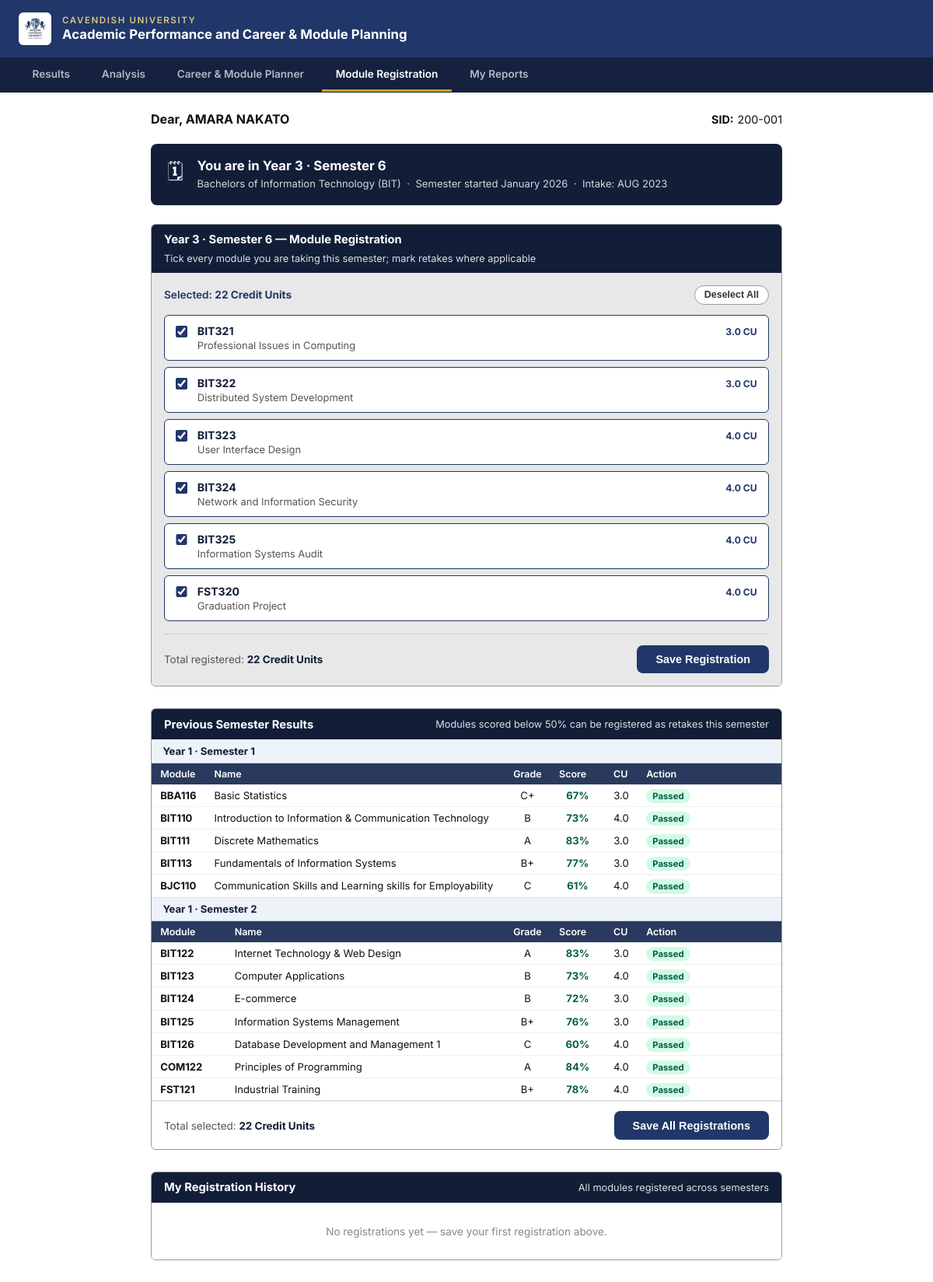
/ModuleRegistration.php (signed in), run on the app's committed database.
### tables this page shows
CREATE TABLE IF NOT EXISTS `program_tb` (
  `ID` int NOT NULL,
  `program_code` varchar(10) NOT NULL,
  `program_name` varchar(150) NOT NULL,
  `program_dept` varchar(150) NOT NULL,
  `program_faculty` varchar(150) NOT NULL,
  `student_ID` varchar(10) NOT NULL,
  PRIMARY KEY (`program_code`),
  UNIQUE KEY `ID` (`ID`),
  UNIQUE KEY `student_ID` (`student_ID`)
);

CREATE TABLE IF NOT EXISTS `student_tb` (
  `ID` int NOT NULL AUTO_INCREMENT,
  `student_ID` varchar(10) NOT NULL,
  `student_name` varchar(100) NOT NULL,
  `student_email` varchar(50) NOT NULL,
  `student_password` varchar(255) NOT NULL,
  `program_code` varchar(10) NOT NULL,
  `gender` enum('M','F') NOT NULL,
  `nationality` varchar(100) NOT NULL,
  `date_of_birth` date NOT NULL,
  `intake_year` int NOT NULL,
  `intake_session` enum('JAN','MAY','AUG') NOT NULL,
  `mode_of_entry` enum('Direct','Transfer','Foundation','Mature','Diploma') NOT NULL,
  PRIMARY KEY (`ID`),
  UNIQUE KEY `student_ID` (`student_ID`)
);

CREATE TABLE IF NOT EXISTS `term_mapping_tb` (
  `ID` int NOT NULL AUTO_INCREMENT,
  `intake_session` enum('JAN','MAY','AUG') NOT NULL,
  `year_no` int NOT NULL,
  `sem_no` int NOT NULL,
  `year_offset` int NOT NULL,
  `term_month` varchar(5) NOT NULL,
  PRIMARY KEY (`ID`),
  UNIQUE KEY `uq_intake_progression` (`intake_session`,`year_no`,`sem_no`) USING BTREE
);

CREATE TABLE IF NOT EXISTS `module_tb` (
  `ID` int NOT NULL,
  `module_code` varchar(10) NOT NULL,
  `module_name` varchar(250) NOT NULL,
  `year_no` int NOT NULL,
  `sem_no` int NOT NULL,
  `program_code` varchar(10) NOT NULL,
  `credit_unit` decimal(3,1) NOT NULL,
  PRIMARY KEY (`ID`),
  UNIQUE KEY `module_code_2` (`module_code`),
  KEY `module_code` (`module_code`),
  KEY `program_code` (`program_code`)
);

CREATE TABLE IF NOT EXISTS `results_tb` (
  `ID` int NOT NULL AUTO_INCREMENT,
  `module_code` varchar(10) NOT NULL,
  `student_ID` varchar(10) NOT NULL,
  `year_no` int NOT NULL,
  `sem_no` int NOT NULL,
  `cat1_mk` int NOT NULL,
  `cat2_mk` int NOT NULL,
  `exam_mk` int NOT NULL,
  `grade_point` decimal(3,2) NOT NULL,
  `letter_grade` varchar(5) NOT NULL,
  `final_total` int NOT NULL,
  `status_retake_pass` varchar(20) NOT NULL,
  `created_at` timestamp NOT NULL,
  PRIMARY KEY (`ID`),
  UNIQUE KEY `uq_result_student_module` (`student_ID`,`module_code`),
  KEY `module_code` (`module_code`),
  KEY `student_ID` (`student_ID`),
  KEY `letter_grade` (`letter_grade`),
  KEY `grade_point_2` (`grade_point`)
);

### ModuleRegistration.php (the view, shortened to what this page needs)
<?php
$db_host  = '127.0.0.1';
$db_port  = '3306';
$db_name  = 'apaagps_db';
$db_user  = 'root';
$db_pass  = '';
$studentID = $_SESSION['student_ID'];
try {
    $dsn = "mysql:host={$db_host};port={$db_port};dbname={$db_name};charset=utf8mb4";
    $pdo = new PDO($dsn, $db_user, $db_pass, [
        PDO::ATTR_ERRMODE            => PDO::ERRMODE_EXCEPTION,
        PDO::ATTR_DEFAULT_FETCH_MODE => PDO::FETCH_ASSOC,
        PDO::ATTR_EMULATE_PREPARES   => false,
    ]);
} catch (PDOException $e) {
    die('Database connection failed: ' . $e->getMessage());
}
$stmtS = $pdo->prepare("
    SELECT s.student_ID, s.student_name, s.program_code, s.intake_year, s.intake_session,
           p.program_name
    FROM   student_tb s
    JOIN   program_tb p ON s.program_code = p.program_code
    WHERE  s.student_ID = ?
    LIMIT  1
");
$stmtS->execute([$studentID]);
$student = $stmtS->fetch();
$monthToNum = ['JAN' => 1, 'MAY' => 5, 'AUG' => 8];
$monthNames = [1 => 'January', 5 => 'May', 8 => 'August'];
$stmtTM = $pdo->prepare("
    SELECT year_no, sem_no, year_offset, term_month
    FROM   term_mapping_tb
    WHERE  intake_session = ?
    ORDER  BY year_no ASC, sem_no ASC
");
$stmtTM->execute([$student['intake_session']]);
$termRows = $stmtTM->fetchAll();
$currentYearNo   = null;
$currentSemNo    = null;
$currentSemStart = null;
$today = new DateTime('today');
foreach ($termRows as $t) {
    $m        = $monthToNum[$t['term_month']] ?? 1;
    $calYear  = (int)$student['intake_year'] + (int)$t['year_offset'];
    $semStart = new DateTime(sprintf('%04d-%02d-01', $calYear, $m));
    if ($semStart <= $today) {
        $currentYearNo   = (int)$t['year_no'];
        $currentSemNo    = (int)$t['sem_no'];
        $currentSemStart = ($monthNames[$m] ?? '') . ' ' . $calYear;
    }
}
$currentModules = [];
if ($currentYearNo && $currentSemNo) {
    $stmt = $pdo->prepare("
        SELECT module_code, module_name, credit_unit
        FROM   module_tb
        WHERE  program_code=? AND year_no=? AND sem_no=?
        ORDER  BY module_code ASC
    ");
    $stmt->execute([$student['program_code'], $currentYearNo, $currentSemNo]);
    $currentModules = $stmt->fetchAll();
}
$currentModCodes = array_column($currentModules, 'module_code');
$registeredMap = [];
$isFirstTime = empty($registeredMap);
$prevBySem = [];
$stmtPrev = $pdo->prepare("
    SELECT r.module_code, r.year_no, r.sem_no, r.letter_grade, r.grade_point,
           r.final_total, m.module_name, m.credit_unit
    FROM   results_tb r
    JOIN   module_tb  m ON r.module_code = m.module_code
    WHERE  r.student_ID = ?
      AND  NOT (r.year_no = ? AND r.sem_no = ?)
    ORDER  BY r.year_no ASC, r.sem_no ASC, r.module_code ASC
");
$stmtPrev->execute([$studentID, $currentYearNo ?? 0, $currentSemNo ?? 0]);
foreach ($stmtPrev->fetchAll() as $r) {
    $key = "Y{$r['year_no']}S{$r['sem_no']}";
    if (!isset($prevBySem[$key])) {
        $prevBySem[$key] = ['year_no' => (int)$r['year_no'], 'sem_no' => (int)$r['sem_no'], 'modules' => []];
    }
    $prevBySem[$key]['modules'][] = $r;
}
$stmt = $pdo->prepare("
    SELECT mr.module_code, mr.year_no, mr.sem_no, mr.is_retake,
           DATE_FORMAT(mr.registered_at, '%d %b %Y') AS reg_date,
           m.module_name, m.credit_unit
    FROM   module_registration_tb mr
    JOIN   module_tb m ON mr.module_code = m.module_code
    WHERE  mr.student_ID = ?
    ORDER  BY mr.year_no ASC, mr.sem_no ASC, mr.module_code ASC
");
$stmt->execute([$studentID]);
$historyRows = $stmt->fetchAll();
?>
<!DOCTYPE html>
<html lang="en">
<head>
</head>
<body>
<header class="site-header">
    <img class="crest" src="images/cu_logo.jpg" alt="Cavendish University crest">
    <div class="header-text">
        <span class="uni-name">Cavendish University</span>
        <span class="portal-title">Academic Performance and Career &amp; Module Planning</span>
    </div>
</header>
<nav class="tab-nav">
    <a class="tab-btn" href="ExamResultInterface.php">Results</a>
    <a class="tab-btn" href="AnalysisResultInterface.php">Analysis</a>
    <a class="tab-btn" href="GoalPlanning.php">Career &amp; Module Planner</a>
    <span class="tab-btn active">Module Registration</span>
    <a class="tab-btn" href="MyReportsStatus.php">My Reports</a>
</nav>
<main class="page-wrap">
    <div class="student-row">
        <div class="student-name">Dear, <?= htmlspecialchars(strtoupper($student['student_name'])) ?></div>
        <div class="student-sid"><strong>SID:</strong><?= htmlspecialchars($student['student_ID']) ?></div>
    </div>
    <?php if ($currentYearNo): ?>
    <div class="sem-banner">
        <div class="sem-icon">🗓</div>
        <div>
            <div class="sem-title">
                You are in Year <?= $currentYearNo ?> · Semester <?= $currentSemNo ?>
            </div>
            <div class="sem-sub">
                <?= htmlspecialchars($student['program_name']) ?> (<?= htmlspecialchars($student['program_code']) ?>)
                &nbsp;·&nbsp; Semester started <?= htmlspecialchars($currentSemStart) ?>
                &nbsp;·&nbsp; Intake: <?= htmlspecialchars($student['intake_session']) ?> <?= $student['intake_year'] ?>
            </div>
        </div>
    </div>
    <?php endif; ?>
    <?php if ($currentYearNo): ?>
    <form method="post" action="ModuleRegistration.php" id="regForm">
        <div class="card">
            <div class="card-header">
                Year <?= $currentYearNo ?> · Semester <?= $currentSemNo ?> — Module Registration
                <span class="card-sub">Tick every module you are taking this semester; mark retakes where applicable</span>
            </div>
            <div class="card-body">
                <?php if (!empty($currentModules)): ?>
                <div class="reg-toolbar">
                    <div class="cu-display">
                        Selected: <strong><span id="cuTop">0</span> Credit Units</strong>
                    </div>
                    <button type="button" class="btn-sm" id="toggleAll">Select All</button>
                </div>
                <div class="mod-rows" id="modRows">
                <?php foreach ($currentModules as $m):
                    $mc         = $m['module_code'];
                    $isChecked  = $isFirstTime || isset($registeredMap[$mc]);
                ?>
                    <div class="mod-row <?= $isChecked ? 'is-checked' : '' ?>" id="row-<?= htmlspecialchars($mc) ?>">
                        <label class="mod-main" for="mod-<?= htmlspecialchars($mc) ?>">
                            <input type="checkbox"
                                   class="mod-check" id="mod-<?= htmlspecialchars($mc) ?>"
                                   name="modules[]" value="<?= htmlspecialchars($mc) ?>"
                                   data-cu="<?= $m['credit_unit'] ?>"
                                   <?= $isChecked ? 'checked' : '' ?>>
                            <span>
                                <span class="mod-code">
                                    <?= htmlspecialchars($mc) ?>
                                </span>
                                <div class="mod-name"><?= htmlspecialchars($m['module_name']) ?></div>
                            </span>
                            <span class="mod-cu-right"><?= $m['credit_unit'] ?> CU</span>
                        </label>
                    </div>
                <?php endforeach; ?>
                </div>
                <?php endif; ?>
                <?php if (!empty($currentModules)): ?>
                <div class="save-bar">
                    <div class="save-total">
                        Total registered: <strong><span class="cu-total-display">0</span> Credit Units</strong>
                    </div>
                    <button type="submit" class="btn-save">Save Registration</button>
                </div>
                <?php endif; ?>
            </div>
        </div>
        <?php if (!empty($prevBySem)): ?>
        <div class="card" style="margin-top:1.25rem;">
            <div class="card-header">
                Previous Semester Results
                <span class="card-sub">Modules scored below 50% can be registered as retakes this semester</span>
            </div>
            <div class="card-body" style="background:#fff; padding:0;">
                <?php foreach ($prevBySem as $semData):
                ?>
                <div class="prev-sem-group">
                    <div class="prev-sem-header">
                        Year <?= $semData['year_no'] ?> &middot; Semester <?= $semData['sem_no'] ?>
                    </div>
                    <div class="tbl-wrap">
                    <table class="prev-table">
                        <thead>
                            <tr>
                                <th>Module</th>
                                <th>Name</th>
                                <th style="width:55px">Grade</th>
                                <th style="width:70px">Score</th>
                                <th style="width:42px">CU</th>
                                <th style="width:185px">Action</th>
                            </tr>
                        </thead>
                        <tbody>
                        <?php foreach ($semData['modules'] as $pm):
                            $pmc            = $pm['module_code'];
                            $isBelow50      = (int)$pm['final_total'] < 50;
                            $isInCurrentSem = in_array($pmc, $currentModCodes, true);
                        ?>
                        <tr class="<?= $isBelow50 ? 'row-fail' : 'row-pass' ?>">
                            <td><strong><?= htmlspecialchars($pmc) ?></strong></td>
                            <td><?= htmlspecialchars($pm['module_name']) ?></td>
                            <td style="text-align:center"><?= htmlspecialchars($pm['letter_grade']) ?></td>
                            <td style="text-align:center" class="<?= $isBelow50 ? 'score-fail' : 'score-pass' ?>">
                                <?= $pm['final_total'] ?>%
                            </td>
                            <td style="text-align:center"><?= $pm['credit_unit'] ?></td>
                            <td>
                                <?php if ($isInCurrentSem): ?>
                                    <span class="badge-in-curr">In Current Sem</span>
                                <?php else: ?>
                                    <span class="badge-pass">Passed</span>
                                <?php endif; ?>
                            </td>
                        </tr>
                        <?php endforeach; ?>
                        </tbody>
                    </table>
                    </div>
                </div>
                <?php endforeach; ?>
                <div class="save-bar" style="padding:.75rem 1rem; border-top:1px solid #e0e0e0; margin-top:0;">
                    <div class="save-total">
                        Total selected: <strong><span class="cu-total-display">0</span> Credit Units</strong>
                    </div>
                    <button type="submit" class="btn-save">Save All Registrations</button>
                </div>
            </div>
        </div>
        <?php endif; ?>
    </form>
    <?php endif; ?>
    <div class="card">
        <div class="card-header">
            My Registration History
            <span class="card-sub">All modules registered across semesters</span>
        </div>
        <div class="card-body" style="background:#fff; padding:0;">
            <?php if (!empty($historyRows)): ?>
            <div class="tbl-wrap">
                <table class="hist-table">
                    <thead>
                        <tr>
                            <th>Module</th>
                            <th>Name</th>
                            <th>Yr · Sem</th>
                            <th>CU</th>
                            <th>Type</th>
                            <th>Saved On</th>
                        </tr>
                    </thead>
                    <tbody>
                    <?php foreach ($historyRows as $h): ?>
                        <tr>
                            <td><strong><?= htmlspecialchars($h['module_code']) ?></strong></td>
                            <td><?= htmlspecialchars($h['module_name']) ?></td>
                            <td>Y<?= $h['year_no'] ?> · S<?= $h['sem_no'] ?></td>
                            <td><?= $h['credit_unit'] ?></td>
                            <td>
                                <span class="pill <?= $h['is_retake'] ? 'pill-retake' : 'pill-fresh' ?>">
                                    <?= $h['is_retake'] ? 'Retake' : 'Fresh' ?>
                                </span>
                            </td>
                            <td><?= htmlspecialchars($h['reg_date']) ?></td>
                        </tr>
                    <?php endforeach; ?>
                    </tbody>
                </table>
            </div>
            <?php else: ?>
            <p class="empty-state">No registrations yet — save your first registration above.</p>
            <?php endif; ?>
        </div>
    </div>
</main>
</body>
</html>

### data on the page
program_tb: student_tb.student_name "AMARA NAKATO", student_tb.student_ID "200-001", program_name "Bachelors of Information Technology", student_tb.program_code "BIT", student_tb.intake_session "AUG", student_tb.intake_year "2023"
term_mapping_tb: year_no "3", sem_no "6", currentSemStart "January 2026"
module_tb: module_code "BIT321", module_name "Professional Issues in Computing", credit_unit "3.0"
module_tb: module_code "BIT322", module_name "Distributed System Development", credit_unit "3.0"
module_tb: module_code "BIT323", module_name "User Interface Design", credit_unit "4.0"
module_tb: module_code "BIT324", module_name "Network and Information Security", credit_unit "4.0"
module_tb: module_code "BIT325", module_name "Information Systems Audit", credit_unit "4.0"
module_tb: module_code "FST320", module_name "Graduation Project", credit_unit "4.0"
results_tb: module_code "BBA116", module_tb.module_name "Basic Statistics", letter_grade "C+", final_total "67", module_tb.credit_unit "3.0", shows "Passed"
results_tb: module_code "BIT110", module_tb.module_name "Introduction to Information & Communication Technology", letter_grade "B", final_total "73", module_tb.credit_unit "4.0", shows "Passed"
results_tb: module_code "BIT111", module_tb.module_name "Discrete Mathematics", letter_grade "A", final_total "83", module_tb.credit_unit "3.0", shows "Passed"
results_tb: module_code "BIT113", module_tb.module_name "Fundamentals of Information Systems", letter_grade "B+", final_total "77", module_tb.credit_unit "3.0", shows "Passed"
results_tb: module_code "BJC110", module_tb.module_name "Communication Skills and Learning skills for Employability", letter_grade "C", final_total "61", module_tb.credit_unit "4.0", shows "Passed"
results_tb: module_code "BIT122", module_tb.module_name "Internet Technology & Web Design", letter_grade "A", final_total "83", module_tb.credit_unit "3.0", shows "Passed"
results_tb: module_code "BIT123", module_tb.module_name "Computer Applications", letter_grade "B", final_total "73", module_tb.credit_unit "4.0", shows "Passed"
results_tb: module_code "BIT124", module_tb.module_name "E-commerce", letter_grade "B", final_total "72", module_tb.credit_unit "3.0", shows "Passed"
results_tb: module_code "BIT125", module_tb.module_name "Information Systems Management", letter_grade "B+", final_total "76", module_tb.credit_unit "3.0", shows "Passed"
results_tb: module_code "BIT126", module_tb.module_name "Database Development and Management 1", letter_grade "C", final_total "60", module_tb.credit_unit "4.0", shows "Passed"
results_tb: module_code "COM122", module_tb.module_name "Principles of Programming", letter_grade "A", final_total "84", module_tb.credit_unit "4.0", shows "Passed"
results_tb: module_code "FST121", module_tb.module_name "Industrial Training", letter_grade "B+", final_total "78", module_tb.credit_unit "4.0", shows "Passed"

### other printed values
$semData['year_no'] "1"
$semData['sem_no'] "1"
$semData['sem_no'] "2"
